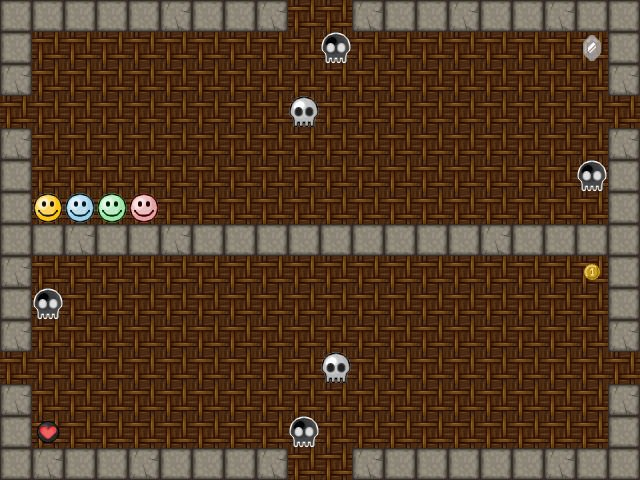

Below is a game level as drawn by its tile map, then a one-line description and the .tmx that defines it (tile-layer data replaced by summaries):
An orthogonal 20x15 tile map with 32x32 px tiles, 2 tile layers (background, map), 2 tilesets.

<map version="1.0" orientation="orthogonal" renderorder="right-down" width="20" height="15" tilewidth="32" tileheight="32" nextobjectid="1">
 <properties>
  <property name="type" value="classic" />
 </properties>
 <tileset firstgid="1" name="Sprite" tilewidth="32" tileheight="32" tilecount="64" columns="8">
  <image source="../../tileset/sprite.png" width="256" height="256" />
  <tile id="2" probability="2" />
  <tile id="3" probability="0.25" />
 </tileset>
 <tileset firstgid="65" name="Background" tilewidth="32" tileheight="32" tilecount="64" columns="8">
  <image source="../../tileset/background.png" width="256" height="256" />
 </tileset>
 <layer name="background" width="20" height="15">
  <data>[300 cells, 300 non-empty, 1 distinct tile ids]</data>
 </layer>
 <layer name="map" width="20" height="15">
  <data>[300 cells, 89 non-empty, 11 distinct tile ids]</data>
 </layer>
</map>
